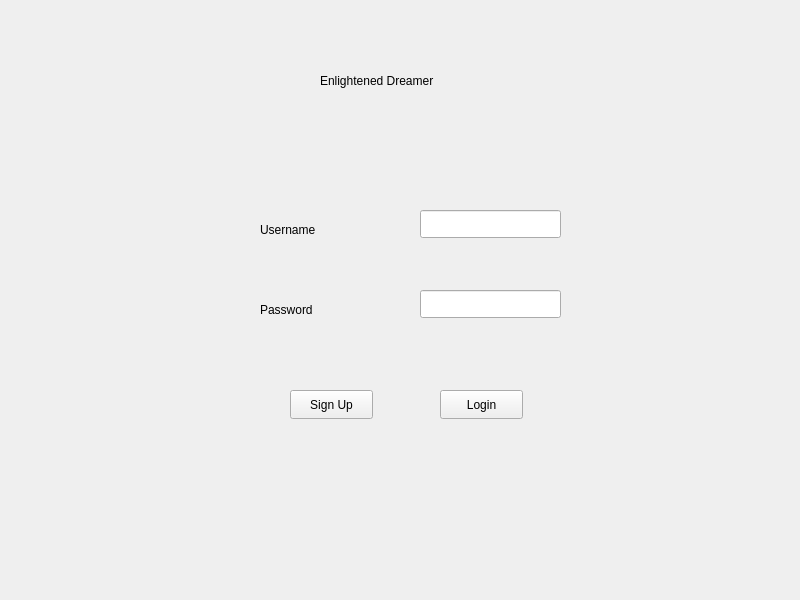
<?xml version="1.0" encoding="UTF-8"?>
<ui version="4.0">
 <class>Widget</class>
 <widget class="QWidget" name="Widget">
  <property name="geometry">
   <rect>
    <x>0</x>
    <y>0</y>
    <width>800</width>
    <height>600</height>
   </rect>
  </property>
  <property name="windowTitle">
   <string>Widget</string>
  </property>
  <widget class="QLabel" name="title_label">
   <property name="geometry">
    <rect>
     <x>320</x>
     <y>40</y>
     <width>151</width>
     <height>81</height>
    </rect>
   </property>
   <property name="text">
    <string>Enlightened Dreamer</string>
   </property>
  </widget>
  <widget class="QLineEdit" name="username_textbox">
   <property name="geometry">
    <rect>
     <x>420</x>
     <y>210</y>
     <width>141</width>
     <height>28</height>
    </rect>
   </property>
  </widget>
  <widget class="QLineEdit" name="password_textbox">
   <property name="geometry">
    <rect>
     <x>420</x>
     <y>290</y>
     <width>141</width>
     <height>28</height>
    </rect>
   </property>
  </widget>
  <widget class="QLabel" name="username_label">
   <property name="geometry">
    <rect>
     <x>260</x>
     <y>220</y>
     <width>91</width>
     <height>20</height>
    </rect>
   </property>
   <property name="text">
    <string>Username</string>
   </property>
  </widget>
  <widget class="QLabel" name="pass_label">
   <property name="geometry">
    <rect>
     <x>260</x>
     <y>300</y>
     <width>91</width>
     <height>20</height>
    </rect>
   </property>
   <property name="text">
    <string>Password</string>
   </property>
  </widget>
  <widget class="QPushButton" name="sign_up">
   <property name="geometry">
    <rect>
     <x>290</x>
     <y>390</y>
     <width>83</width>
     <height>29</height>
    </rect>
   </property>
   <property name="text">
    <string>Sign Up</string>
   </property>
  </widget>
  <widget class="QPushButton" name="login_button">
   <property name="geometry">
    <rect>
     <x>440</x>
     <y>390</y>
     <width>83</width>
     <height>29</height>
    </rect>
   </property>
   <property name="text">
    <string>Login</string>
   </property>
  </widget>
 </widget>
 <resources/>
 <connections/>
</ui>
